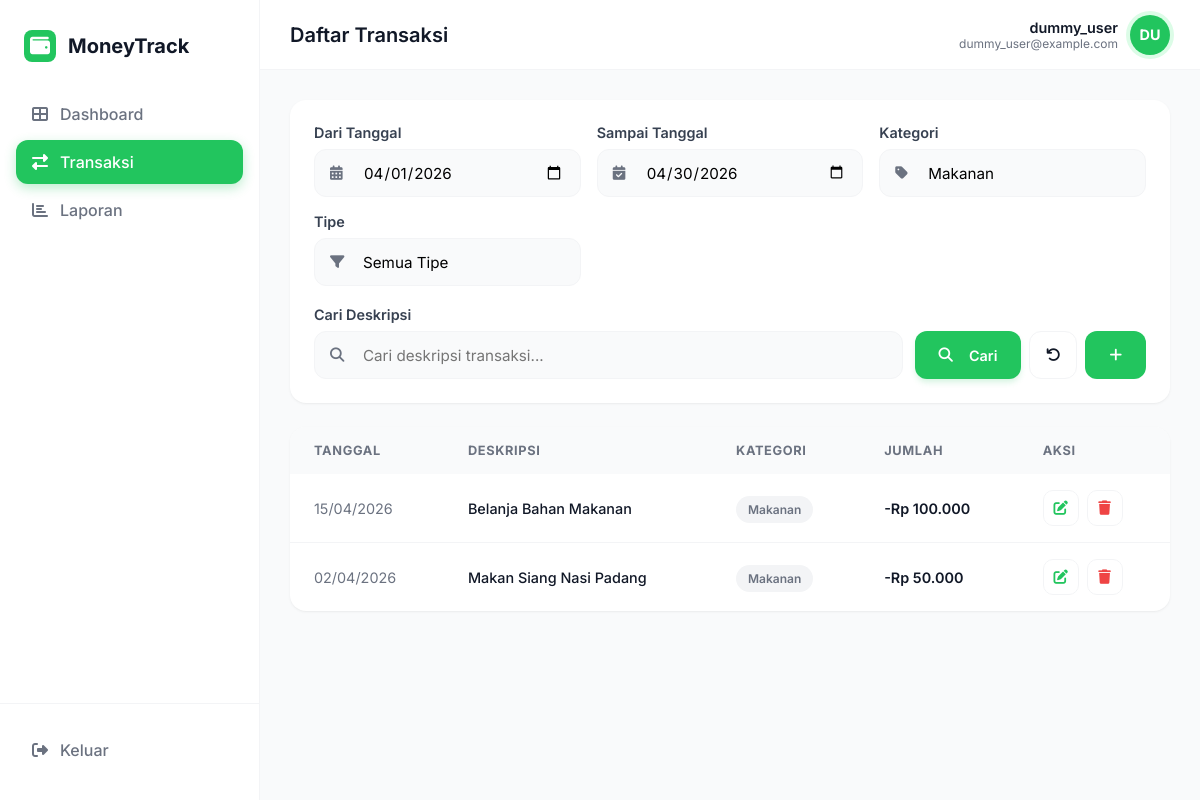
Page /transaksi.php?kategori_id=1 (signed in) on the committed database.
### tables this page shows
CREATE TABLE IF NOT EXISTS transaksi (
    id INT AUTO_INCREMENT PRIMARY KEY,
    user_id INT NOT NULL,
    kategori_id INT NOT NULL,
    tipe ENUM('income', 'expense') NOT NULL,
    jumlah DECIMAL(15, 2) NOT NULL,
    tanggal DATE NOT NULL,
    deskripsi TEXT,
    FOREIGN KEY (user_id) REFERENCES users(id) ON DELETE CASCADE,
    FOREIGN KEY (kategori_id) REFERENCES kategori(id) ON DELETE CASCADE
);

CREATE TABLE IF NOT EXISTS kategori (
    id INT AUTO_INCREMENT PRIMARY KEY,
    nama_kategori VARCHAR(50) NOT NULL
);

### koneksi.php (called while the page is built, shortened)
<?php
function formatRupiah($angka) {
    return "Rp " . number_format($angka, 0, ',', '.');
}
?>

### transaksi.php (the view, shortened to what this page needs)
<?php
require_once 'koneksi.php';
$user_id = $_SESSION['user_id'];
$start_date = isset($_GET['start_date']) ? $_GET['start_date'] : date('Y-m-01');
$end_date = isset($_GET['end_date']) ? $_GET['end_date'] : date('Y-m-t');
$filter_kategori = isset($_GET['kategori_id']) ? $_GET['kategori_id'] : '';
$search = isset($_GET['search']) ? $_GET['search'] : '';
$query = "SELECT t.*, k.nama_kategori
          FROM transaksi t
          JOIN kategori k ON t.kategori_id = k.id
          WHERE t.user_id = :user_id
          AND t.tanggal BETWEEN :start_date AND :end_date";
$params = [':user_id' => $user_id, ':start_date' => $start_date, ':end_date' => $end_date];
if (!empty($filter_kategori)) { $query .= " AND t.kategori_id = :kategori_id"; $params[':kategori_id'] = $filter_kategori; }
$query .= " ORDER BY t.tanggal DESC, t.id DESC";
$stmt = $pdo->prepare($query);
$stmt->execute($params);
$transactions = $stmt->fetchAll();
$stmt_kat = $pdo->query("SELECT * FROM kategori");
$categories = $stmt_kat->fetchAll();
?>
<!DOCTYPE html>
<html lang="id">
<head>
    <link rel="stylesheet" href="style.css">
    <link rel="stylesheet" href="https://cdnjs.cloudflare.com/ajax/libs/font-awesome/6.4.0/css/all.min.css">
</head>
<body>
    <?php include 'sidebar.php'; ?>
    <main class="main-content">
        <?php include 'topbar.php'; ?>
        <div class="content-body">
            <div class="card" style="padding: 24px;">
                <form method="GET" action="transaksi.php" class="filter-section">
                    <div class="filter-row">
                        <div class="filter-group">
                            <label class="form-label">Dari Tanggal</label>
                            <div class="input-icon-wrapper">
                                <input type="date" name="start_date" class="form-control" value="<?= htmlspecialchars($start_date) ?>">
                            </div>
                        </div>
                        <div class="filter-group">
                            <label class="form-label">Sampai Tanggal</label>
                            <div class="input-icon-wrapper">
                                <input type="date" name="end_date" class="form-control" value="<?= htmlspecialchars($end_date) ?>">
                            </div>
                        </div>
                        <div class="filter-group">
                            <label class="form-label">Kategori</label>
                            <div class="input-icon-wrapper">
                                <select name="kategori_id" class="form-control">
                                    <?php foreach ($categories as $cat): ?>
                                        <option value="<?= $cat['id'] ?>" <?= $filter_kategori == $cat['id'] ? 'selected' : '' ?>>
                                            <?= htmlspecialchars($cat['nama_kategori']) ?>
                                        </option>
                                    <?php endforeach; ?>
                                </select>
                            </div>
                        </div>
                        <div class="filter-group">
                            <label class="form-label">Tipe</label>
                            <div class="input-icon-wrapper">
                                <select name="tipe" class="form-control">
                                    <option value="">Semua Tipe</option>
                                </select>
                            </div>
                        </div>
                    </div>
                    <div class="filter-actions">
                        <div class="filter-group" style="flex: 1;">
                            <label class="form-label">Cari Deskripsi</label>
                            <div class="input-icon-wrapper">
                                <input type="text" name="search" class="form-control" placeholder="Cari deskripsi transaksi..." value="<?= htmlspecialchars($search) ?>">
                            </div>
                        </div>
                        <div class="btn-group">
                            <button type="submit" class="btn btn-primary" style="height: 48px; padding: 0 24px;">
                                <i class="fas fa-search" style="margin-right: 8px;"></i> Cari
                            </button>
                            <a href="transaksi.php" class="btn btn-outline" style="height: 48px; width: 48px; display: flex; align-items: center; justify-content: center;" title="Reset Filter">
                                <i class="fas fa-undo"></i>
                            </a>
                            <a href="tambah.php" class="btn btn-success" style="height: 48px; padding: 0 24px; display: flex; align-items: center; justify-content: center; background: #22C55E; color: white;" title="Tambah Transaksi">
                                <i class="fas fa-plus"></i>
                            </a>
                        </div>
                    </div>
                </form>
            </div>
            <div class="card table-card">
                <div class="table-responsive">
                    <table class="table">
                        <thead>
                            <tr>
                                <th>Tanggal</th>
                                <th>Deskripsi</th>
                                <th>Kategori</th>
                                <th>Jumlah</th>
                                <th>Aksi</th>
                            </tr>
                        </thead>
                        <tbody>
                            <?php if (count($transactions) > 0): ?>
                                <?php foreach ($transactions as $t): ?>
                                    <tr>
                                        <td style="color: var(--text-muted);"><?= date('d/m/Y', strtotime($t['tanggal'])) ?></td>
                                        <td style="font-weight: 500;"><?= htmlspecialchars($t['deskripsi']) ?></td>
                                        <td>
                                            <span class="badge" style="background: #F3F4F6; color: var(--text-muted);">
                                                <?= htmlspecialchars($t['nama_kategori']) ?>
                                            </span>
                                        </td>
                                        <td style="font-weight: 600;" class="<?= $t['tipe'] == 'income' ? 'text-success' : 'text-danger' ?>">
                                            <?= $t['tipe'] == 'income' ? '+' : '-' ?><?= formatRupiah($t['jumlah']) ?>
                                        </td>
                                        <td>
                                            <div style="display: flex; gap: 8px;">
                                                <a href="edit.php?id=<?= $t['id'] ?>" class="btn btn-outline btn-icon" style="color: var(--primary);"><i class="fas fa-edit"></i></a>
                                                <a href="hapus.php?id=<?= $t['id'] ?>" class="btn btn-outline btn-icon btn-delete" style="color: var(--danger);"><i class="fas fa-trash"></i></a>
                                            </div>
                                        </td>
                                    </tr>
                                <?php endforeach; ?>
                            <?php else: ?>
                                <tr>
                                    <td colspan="5" style="text-align: center; padding: 40px;">Tidak ada transaksi yang ditemukan.</td>
                                </tr>
                            <?php endif; ?>
                        </tbody>
                    </table>
                </div>
            </div>
        </div>
    </main>
</body>
</html>

### style.css (style rules this page uses)
:root { --primary: #22C55E; --primary-dark: #16A34A; --primary-light: #DCFCE7; --bg-main: #F9FAFB; --sidebar-bg: #FFFFFF; --card-bg: #FFFFFF; --text-main: #111827; --text-muted: #6B7280; --border: #F3F4F6; --danger: #EF4444; --danger-light: #FEE2E2; --radius-lg: 16px; --radius-md: 12px; --shadow: 0 1px 3px 0 rgba(0, 0, 0, 0.05), 0 1px 2px -1px rgba(0, 0, 0, 0.05); --shadow-hover: 0 20px 25px -5px rgba(0, 0, 0, 0.1), 0 8px 10px -6px rgba(0, 0, 0, 0.1); --transition: all 0.3s cubic-bezier(0.4, 0, 0.2, 1); }
* { margin: 0; padding: 0; box-sizing: border-box; font-family: 'Inter', sans-serif; }
body { background-color: var(--bg-main); color: var(--text-main); display: flex; min-height: 100vh; overflow-x: hidden; }
.main-content { flex: 1; margin-left: 260px; display: flex; flex-direction: column; }
.content-body { padding: 30px; }
.card { background: var(--card-bg); border-radius: var(--radius-lg); box-shadow: var(--shadow); padding: 24px; border: none; margin-bottom: 24px; transition: var(--transition); }
.table-card { padding: 0; overflow: hidden; }
.table { width: 100%; border-collapse: collapse; }
.table th { background: #F9FAFB; padding: 16px 24px; text-align: left; font-size: 0.8rem; text-transform: uppercase; color: var(--text-muted); letter-spacing: 0.05em; }
.table td { padding: 16px 24px; border-bottom: 1px solid var(--border); font-size: 0.9rem; }
.table tr:last-child td { border-bottom: none; }
.badge { padding: 6px 12px; border-radius: 20px; font-size: 0.75rem; font-weight: 600; }
.btn { padding: 10px 20px; border-radius: 12px; font-weight: 600; font-size: 0.9rem; cursor: pointer; text-decoration: none; transition: var(--transition); border: none; display: inline-flex; align-items: center; justify-content: center; gap: 8px; }
.btn-primary { background: var(--primary); color: white; box-shadow: 0 4px 6px -1px rgba(34, 197, 94, 0.2); }
.btn-outline { background: white; border: 1px solid var(--border); color: var(--text-main); }
.btn-icon { width: 36px; height: 36px; padding: 0; justify-content: center; border-radius: 10px; }
.filter-section { display: flex; flex-direction: column; gap: 20px; }
.filter-row { display: grid; grid-template-columns: repeat(auto-fit, minmax(200px, 1fr)); gap: 16px; }
.filter-actions { display: flex; gap: 12px; align-items: flex-end; }
.btn-group { display: flex; gap: 8px; }
.input-icon-wrapper { position: relative; display: flex; align-items: center; }
.input-icon-wrapper .form-control { padding-left: 48px; height: 48px; }
select.form-control { appearance: none; background-repeat: no-repeat; background-position: right 12px center; background-size: 16px; padding-right: 40px; }
.form-label { display: block; margin-bottom: 8px; font-weight: 600; font-size: 0.9rem; color: #374151; }
.form-control { width: 100%; padding: 12px 16px; border: 1px solid var(--border); border-radius: 12px; background: #F9FAFB; transition: var(--transition); font-size: 0.95rem; }

### rows in the picture
transaksi: tanggal "15/04/2026", deskripsi "Belanja Bahan Makanan", kategori.nama_kategori "Makanan", jumlah "Rp 100.000"
transaksi: tanggal "02/04/2026", deskripsi "Makan Siang Nasi Padang", kategori.nama_kategori "Makanan", jumlah "Rp 50.000"

### other values in the picture
$title "Daftar Transaksi"
$_SESSION['username'] "dummy_user"
$initials "DU"
form field kategori_id "Makanan"
